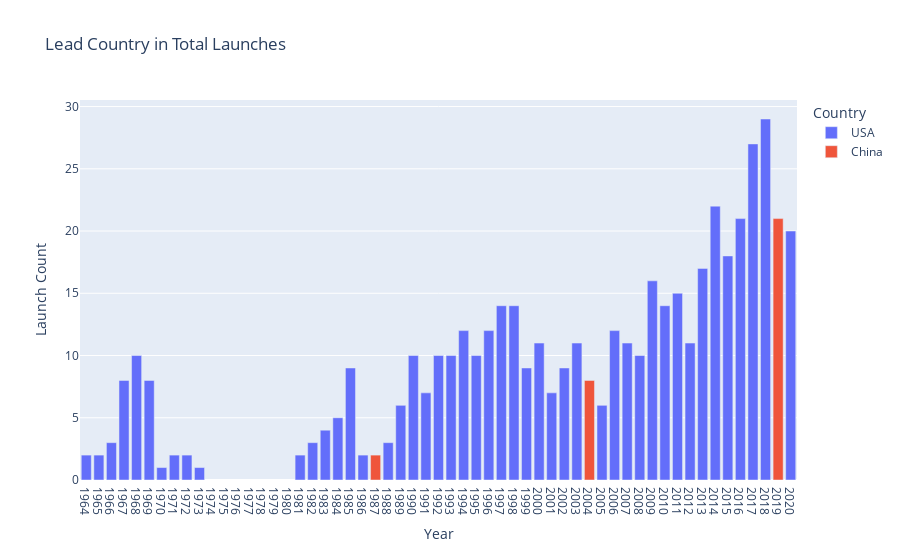

Source (notebook cell):
### Markdown cell above
# For Every Year Show which Country was in the Lead in terms of Total Number of Launches up to and including including 2020)

Do the results change if we only look at the number of successful launches?

### Code cell
top_country_per_year = clean_data.groupby([clean_data['Date'].dt.year.rename('Year'), 'Country', 'Mission_Status']).size().reset_index(name='Launch Count')
top_country_launches_per_year = top_country_per_year.groupby(['Year', 'Country'])['Launch Count'].sum().reset_index(name='Launch Count')
top_country_launches_per_year = top_country_launches_per_year.loc[top_country_launches_per_year.groupby('Year')['Launch Count'].idxmax()]

fig = px.bar(top_country_launches_per_year, x="Year", y="Launch Count", color='Country', title='Lead Country in Total Launches')
fig.update_xaxes(dtick=1)
fig.show()

### Figure 1 — Plotly figure (JSON) as saved in the notebook; plotly's stock layout.template omitted (floating-point values rounded to 4 significant figures)
{"data": [{"alignmentgroup": "True", "hovertemplate": "Country=USA<br>Year=%{x}<br>Launch Count=%{y}<extra></extra>", "legendgroup": "USA", "marker": {"color": "#636efa", "pattern": {"shape": ""}}, "name": "USA", "offsetgroup": "USA", "orientation": "v", "showlegend": true, "textposition": "auto", "type": "bar", "x": [1964, 1965, 1966, 1967, 1968, 1969, 1970, 1971, 1972, 1973, 1981, 1982, 1983, 1984, 1985, 1986, 1988, 1989, 1990, 1991, 1992, 1993, 1994, 1995, 1996, 1997, 1998, 1999, 2000, 2001, 2002, 2003, 2005, 2006, 2007, 2008, 2009, 2010, 2011, 2012, 2013, 2014, 2015, 2016, 2017, 2018, 2020], "xaxis": "x", "y": [2, 2, 3, 8, 10, 8, 1, 2, 2, 1, 2, 3, 4, 5, 9, 2, 3, 6, 10, 7, 10, 10, 12, 10, 12, 14, 14, 9, 11, 7, 9, 11, 6, 12, 11, 10, 16, 14, 15, 11, 17, 22, 18, 21, 27, 29, 20], "yaxis": "y"}, {"alignmentgroup": "True", "hovertemplate": "Country=China<br>Year=%{x}<br>Launch Count=%{y}<extra></extra>", "legendgroup": "China", "marker": {"color": "#EF553B", "pattern": {"shape": ""}}, "name": "China", "offsetgroup": "China", "orientation": "v", "showlegend": true, "textposition": "auto", "type": "bar", "x": [1987, 2004, 2019], "xaxis": "x", "y": [2, 8, 21], "yaxis": "y"}], "layout": {"barmode": "relative", "legend": {"title": {"text": "Country"}, "tracegroupgap": 0}, "title": {"text": "Lead Country in Total Launches"}, "xaxis": {"anchor": "y", "domain": [0, 1], "dtick": 1, "title": {"text": "Year"}}, "yaxis": {"anchor": "x", "domain": [0, 1], "title": {"text": "Launch Count"}}}}
